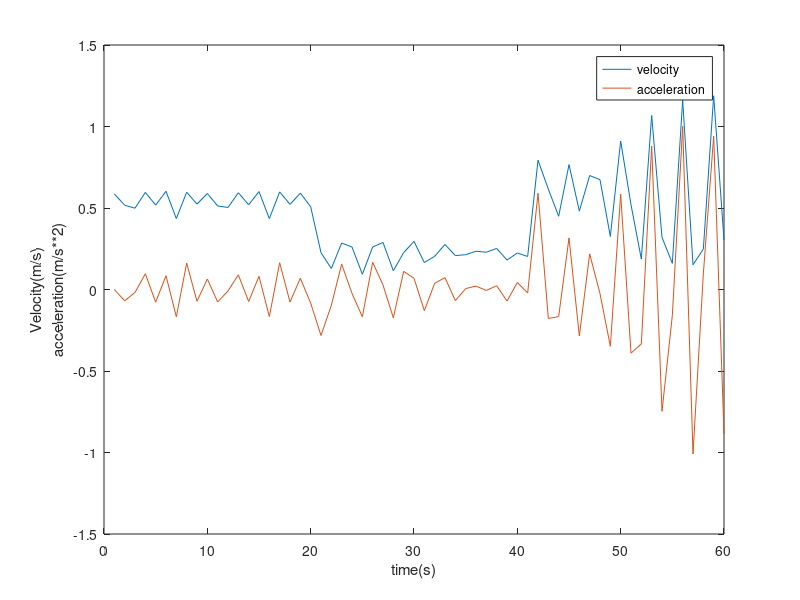
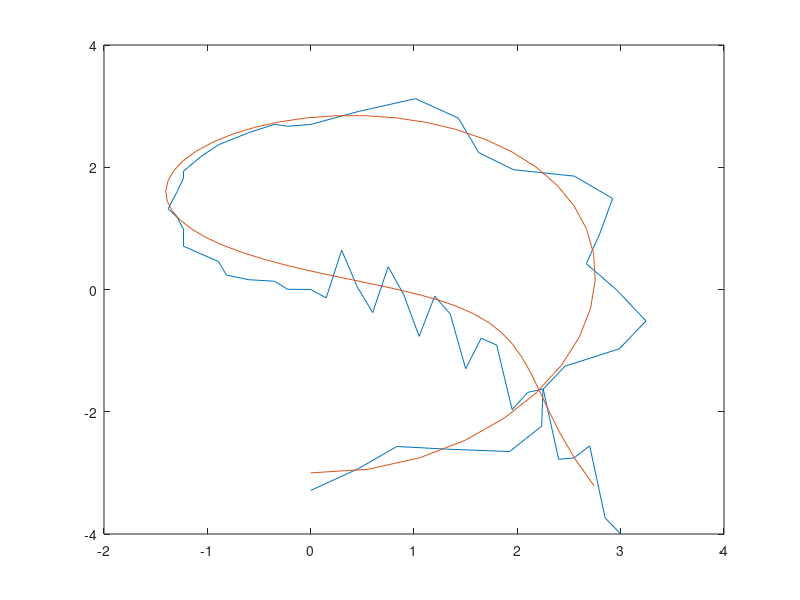
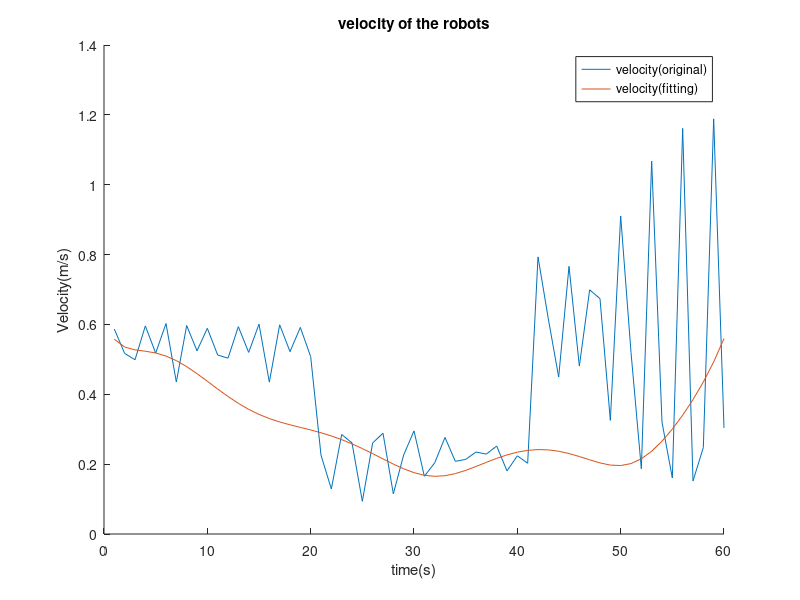
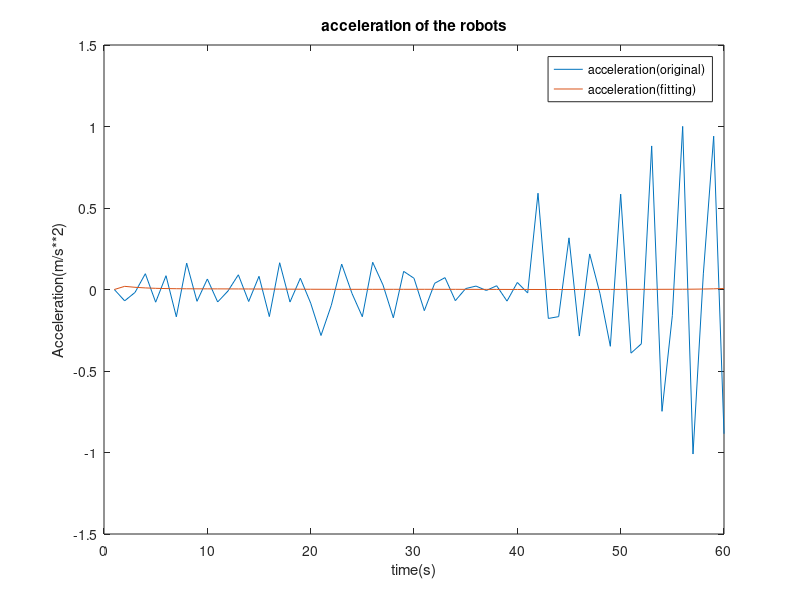

Write the MATLAB code that produced these figures, in order.
load('robpos.mat')
%part A
figure;
plot(robpos(:,2),robpos(:,end))
title('position of the robots')
xlabel('x-axis')
ylabel('y-axis')   
v = [];
a = [];
for t = 1:60
    v(t) = sqrt((robpos(t+1,2)-robpos(t,2))^2+((robpos(t+1,end)-robpos(t,end))^2));
    vx(t) = robpos(t+1,2)-robpos(t,2);
    vy(t) = robpos(t+1,end)-robpos(t,end);
    if t > 1
        a(t) = v(t) - v(t-1);
        ax(t) = vx(t) - vx(t-1);
        ay(t) = vy(t) - vy(t-1);
    end
end
t = linspace(1,60,60);
plot(t,v)
hold on
plot(t,a)
legend('velocity','acceleration')
xlabel('time(s)')
ylabel({'Velocity(m/s)','acceleration(m/s**2)'}) 

%Part B
% ploynomial curve fitting
vxfit = polyfit(t,vx,5);
vyfit = polyfit(t,vy,5);

vxfit_x = vxfit(1).*t.^5 + vxfit(2).*t.^4 + vxfit(3).*t.^3 + vxfit(4).*t.^2 + vxfit(5).*t + vxfit(6);
vyfit_y = vyfit(1).*t.^5 + vyfit(2).*t.^4 + vyfit(3).*t.^3 + vyfit(4).*t.^2 + vyfit(5).*t + vyfit(6);
vfit = sqrt(vxfit_x.^2 + vyfit_y.^2);

sxfit = []; syfit = [];axfit = []; ayfit = [];afit = [];
sxfit(1) = 0; syfit(1) = -3;
for i = 2:60
   sxfit(i) = sxfit(i-1) + vxfit_x(i-1);
   syfit(i) = syfit(i-1) + vyfit_y(i-1);
   axfit(i) = vxfit_x(i) - vxfit_x(i-1); 
   ayfit(i) = vyfit_y(i) - vyfit_y(i-1);
   afit(i) = axfit(i)^2 + ayfit(i)^2;
end

% plot fitting path [check purpose]
%
figure;
plot(robpos(:,2),robpos(:,end))
hold on
plot(sxfit,syfit)
%}

% compare fitting velocity model to original 
figure;
hold on
plot(t,v)
plot(t,vfit)
title('velocity of the robots')
xlabel('time(s)')
ylabel('Velocity(m/s)')
legend('velocity(original)','velocity(fitting)')

% compare fitting acceleration model to original 
figure;
hold off
plot(t,a)
hold on
plot(t,afit)
title('acceleration of the robots')
xlabel('time(s)')
ylabel('Acceleration(m/s**2)')
legend('acceleration(original)','acceleration(fitting)')

%Part C
t = linspace(0,60,61);
sxc = 1.2.*sin((2.*pi)/60.*(t-15))+1.2;
syc = 1.2.*sin((2.*pi)/60.*t);
vc = []; vxc = []; vyc = []; ac = []; axc = []; ayc = [];
for t = 1:60
    vxc(t) = sxc(t+1)-sxc(t);
    vyc(t) = syc(t+1)-syc(t);
    vc(t) = sqrt(vxc(t)^2+vyc(t)^2);
    if t > 1
        ac(t) = vc(t) - vc(t-1);
        axc(t) = vxc(t) - vxc(t-1);
        ayc(t) = vyc(t) - vyc(t-1);
    end
end
t = linspace(1,60,60);
% path of the robot
figure;
plot(sxc,syc)
axis([0,2.4,-1.2,1.2])

% velocity of the robot
figure;
hold on
plot(t,vc)
xlabel('time(s)')
ylabel('Velocity(m/s)')
legend('velocity')

% acceleration of the robot
figure;
hold on
plot(t,ac)
xlabel('time(s)')
ylabel('Acceleration(m/s**2)')
legend('acceleration')
